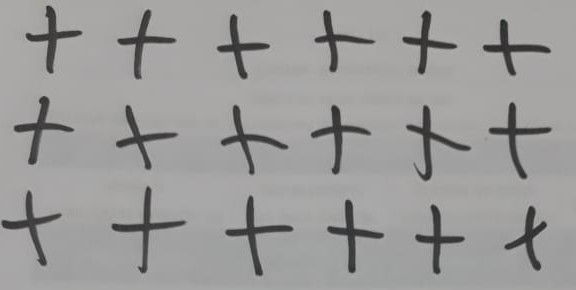
#> input picture Modelo_Clasificacion/mas.jpg, 576 x 290 px
$ python extraccion.py
#> lines starting #> are read from the running program, lines starting #| are printed output that depends on the picture; after the words box and inside, x2 and y2 are one past the last pixel; in counts of white or black regions, pixels touching at a corner belong together
import numpy
from scipy.io import loadmat, savemat
import cv2

imagen = cv2.imread("mas.jpg")
#> imagen is the input picture: shape (290, 576, 3); mean B, G, R 154.1, 155.1, 155.6
imagenGris = cv2.cvtColor(imagen, cv2.COLOR_BGR2GRAY)
imagenGris = cv2.GaussianBlur(imagenGris, (5, 5), 0)
ret, imagenBN = cv2.threshold(imagenGris, 90, 255, cv2.THRESH_BINARY_INV)
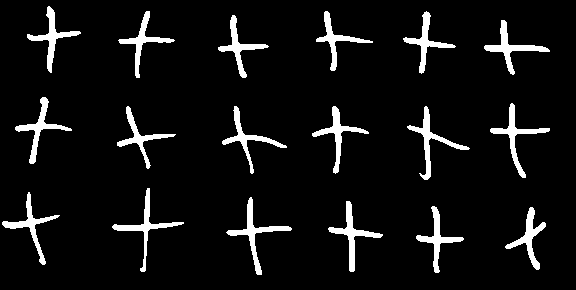
#> imagenBN: shape (290, 576); 7% white; 18 white regions
grupos, _ = cv2.findContours(imagenBN.copy(), cv2.RETR_EXTERNAL, cv2.CHAIN_APPROX_SIMPLE)
#> grupos = 18 contours; largest, box (x1, y1, x2, y2) and area: (226, 197, 292, 275) 614, (328, 201, 383, 272) 586, (484, 20, 550, 75) 582, (490, 103, 550, 178) 574, (407, 106, 470, 180) 573

#> (the run stopped early here; a loop or call above may not have finished)

$ run again, with Modelo_Clasificacion/menos.jpg copied over Modelo_Clasificacion/mas.jpg
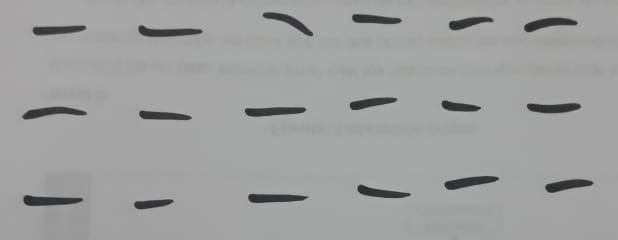
#> input picture Modelo_Clasificacion/menos.jpg, 618 x 240 px
#> imagen is the input picture: shape (240, 618, 3); mean B, G, R 158.8, 159.3, 158.4
#> `ret, imagenBN = cv2.threshold(imagenGris, 90, 255, cv2.THRESH_BINARY_I..`:
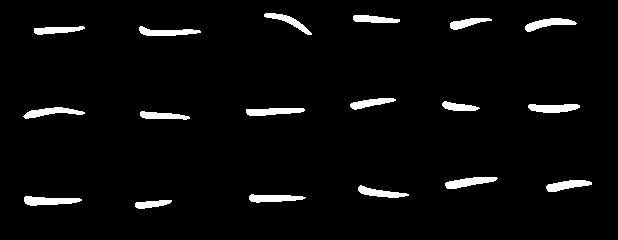
#> imagenBN: shape (240, 618); 3.8% white; 18 white regions
#> grupos = 18 contours; largest, box (x1, y1, x2, y2) and area: (24, 196, 82, 206) 332, (445, 177, 498, 189) 310, (528, 104, 580, 113) 308, (525, 18, 577, 32) 300, (246, 108, 305, 116) 294

$ run again, with Modelo_Clasificacion/multi.jpg copied over Modelo_Clasificacion/mas.jpg
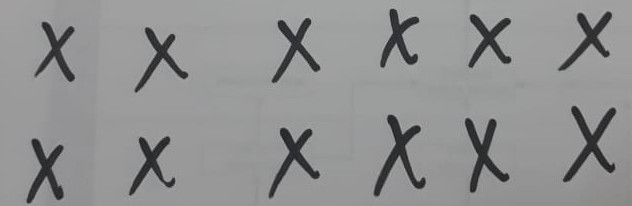
#> input picture Modelo_Clasificacion/multi.jpg, 632 x 206 px
#> imagen is the input picture: shape (206, 632, 3); mean B, G, R 145.6, 145.5, 144.8
#> `ret, imagenBN = cv2.threshold(imagenGris, 90, 255, cv2.THRESH_BINARY_I..`:
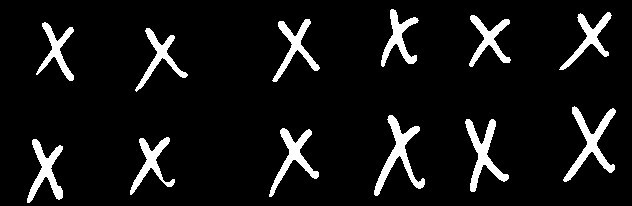
#> imagenBN: shape (206, 632); 8% white; 12 white regions
#> grupos = 12 contours; largest, box (x1, y1, x2, y2) and area: (563, 106, 616, 182) 990, (374, 115, 425, 196) 979, (465, 119, 509, 192) 896, (269, 128, 319, 197) 784, (27, 139, 63, 203) 768
